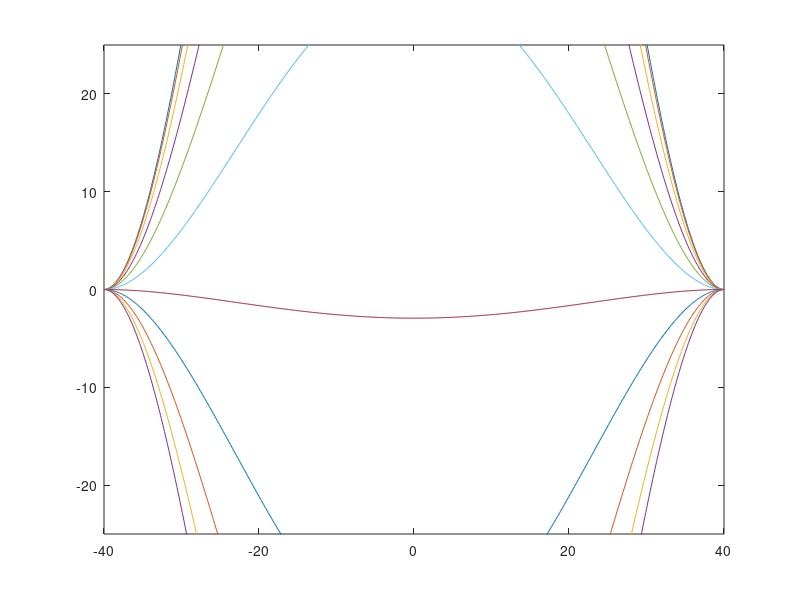

Recreate this plot in MATLAB.
%% define constants
T = 6.29 * 10^(-4); % tension in Nm
rho = 6.5 * 10^(-7); % density in kgm^2
pr = 0.19; % poisson's ratio of graphene
E = 342; % Young's modulus of graphene
th = 0.7; % thickness of a graphene membrane
omega = 500; % frequency in kilohertz
p_0 = 4 * 10^(-2); % pressure wave amplitude
L = 80; % length of membrane
elements = 100; % splitting up the membrane
step = 1/100000; % step size
t_length = 0.0001*12; % final time

%% define functions for pressure and vibration

p = @(t) p_0*exp(1i*omega*t); % applied pressure
D = (E * th^3)/(12*(1 - pr)); % flexural rigidity
w = @ (x, t) ((p(t)*(L/2)^4)/(64*D))*(1-(x^2)/(L/2)^2)^2

x = [-L/2:0.1:L/2];

d = zeros(1, length(x));

figure(4)
for j=0:0.1:1
    for i=1:length(d)
        d(i) = w(x(i), j);
    end
    plot(x, d)
    hold on
end

ylim([-25,25])







